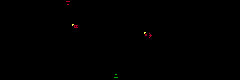

Tiled map render using the project's own tile images. Description and the whole map definition, tile-layer contents included, below:
An orthogonal 30x10 tile map with 8x8 px tiles, 3 tile layers (Geometry, Entities, BG).

<map version="1.10" tiledversion="1.11.0" orientation="orthogonal" renderorder="right-down" width="30" height="10" tilewidth="8" tileheight="8" infinite="0" nextlayerid="4" nextobjectid="1">
 <tileset firstgid="1" source="Project/RoomShaper.tsx" />
 <layer id="1" name="Geometry" width="30" height="10">
  <data encoding="csv">
0,0,0,0,0,0,0,0,7,0,0,0,0,0,0,0,0,0,0,0,0,0,0,0,0,0,0,0,0,0,
0,0,0,0,0,0,0,0,2,0,0,0,0,0,0,0,0,0,0,0,0,0,0,0,0,0,0,0,0,0,
0,0,0,0,0,0,0,0,2,0,0,0,3,1,2,0,0,0,0,0,0,0,0,0,0,0,0,0,0,0,
0,0,0,0,0,0,0,0,2,0,0,3,1,1,2,0,0,0,0,0,0,0,0,0,0,0,0,0,0,0,
0,0,0,0,0,0,1,1,1,1,1,1,1,1,2,0,0,0,0,0,0,0,0,0,0,0,0,0,0,0,
0,0,0,0,0,0,1,1,1,1,1,1,1,1,2,1,1,1,1,1,1,1,0,0,0,0,0,0,0,0,
0,0,0,0,0,0,0,0,0,0,0,0,1,1,2,1,1,1,1,1,1,1,0,0,0,0,0,0,0,0,
0,0,0,0,0,0,0,0,0,0,0,0,0,1,2,1,1,0,0,0,0,0,0,0,0,0,0,0,0,0,
0,0,0,0,0,0,0,0,0,0,0,0,0,0,2,1,0,0,0,0,0,0,0,0,0,0,0,0,0,0,
0,0,0,0,0,0,0,0,0,0,0,0,0,0,6,0,0,0,0,0,0,0,0,0,0,0,0,0,0,0
</data>
 </layer>
 <layer id="2" name="Entities" width="30" height="10">
  <data encoding="csv">
0,0,0,0,0,0,0,0,0,0,0,0,0,0,0,0,0,0,0,0,0,0,0,0,0,0,0,0,0,0,
0,0,0,0,0,0,0,0,0,0,0,0,0,0,0,0,0,0,0,0,0,0,0,0,0,0,0,0,0,0,
0,0,0,0,0,0,0,0,0,0,0,0,0,0,0,0,0,0,0,0,0,0,0,0,0,0,0,0,0,0,
0,0,0,0,0,0,0,0,0,26,0,0,0,0,0,0,0,0,0,0,0,0,0,0,0,0,0,0,0,0,
0,0,0,0,0,0,0,0,0,0,0,0,0,0,0,0,0,0,28,0,0,0,0,0,0,0,0,0,0,0,
0,0,0,0,0,0,0,0,0,0,0,0,0,0,0,0,0,0,0,0,0,0,0,0,0,0,0,0,0,0,
0,0,0,0,0,0,0,0,0,0,0,0,0,0,0,0,0,0,0,0,0,0,0,0,0,0,0,0,0,0,
0,0,0,0,0,0,0,0,0,0,0,0,0,0,0,0,0,0,0,0,0,0,0,0,0,0,0,0,0,0,
0,0,0,0,0,0,0,0,0,0,0,0,0,0,0,0,0,0,0,0,0,0,0,0,0,0,0,0,0,0,
0,0,0,0,0,0,0,0,0,0,0,0,0,0,0,0,0,0,0,0,0,0,0,0,0,0,0,0,0,0
</data>
 </layer>
 <layer id="3" name="BG" width="30" height="10">
  <data encoding="csv">
0,0,0,0,0,0,0,0,0,0,0,0,0,0,0,0,0,0,0,0,0,0,0,0,0,0,0,0,0,0,
0,0,0,0,0,0,0,0,0,0,0,0,0,0,0,0,0,0,0,0,0,0,0,0,0,0,0,0,0,0,
0,0,0,0,0,0,0,0,0,0,0,0,0,0,0,0,0,0,0,0,0,0,0,0,0,0,0,0,0,0,
0,0,0,0,0,0,0,0,0,0,0,0,0,0,0,0,0,0,0,0,0,0,0,0,0,0,0,0,0,0,
0,0,0,0,0,0,0,0,0,0,0,0,0,0,0,0,0,0,0,0,0,0,0,0,0,0,0,0,0,0,
0,0,0,0,0,0,0,0,0,0,0,0,0,0,0,0,0,0,0,0,0,0,0,0,0,0,0,0,0,0,
0,0,0,0,0,0,0,0,0,0,0,0,0,0,0,0,0,0,0,0,0,0,0,0,0,0,0,0,0,0,
0,0,0,0,0,0,0,0,0,0,0,0,0,0,0,0,0,0,0,0,0,0,0,0,0,0,0,0,0,0,
0,0,0,0,0,0,0,0,0,0,0,0,0,0,0,0,0,0,0,0,0,0,0,0,0,0,0,0,0,0,
0,0,0,0,0,0,0,0,0,0,0,0,0,0,0,0,0,0,0,0,0,0,0,0,0,0,0,0,0,0
</data>
 </layer>
</map>
